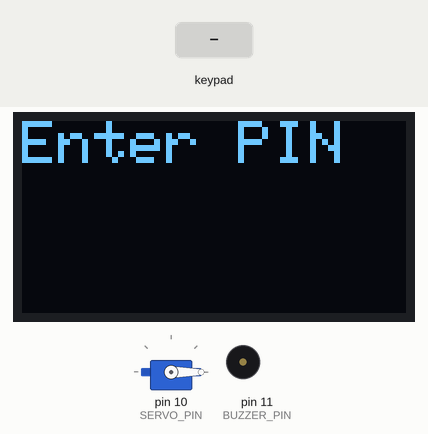
Bench run of a sketch on a simulated Arduino Uno, built with avr-gcc and run on an emulated ATmega328P. On the bench: servo, 128×64 one-colour display, buzzer (waves = sounding, pin HIGH). Inputs (shaded band) come from the test bench.

Above: at 1.2 s.
1.3 s: keypad keys 1 2 3 4 pressed 0.4 s apart
At 4.6 s:
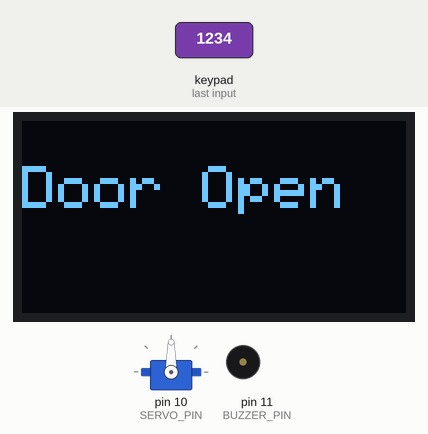
7.4 s: key '1' pressed
10.4 s: keypad keys 1 2 3 4 # pressed 0.4 s apart
At 14.6 s:
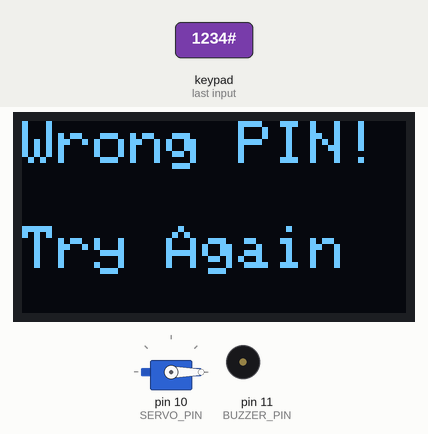
14.8 s: key '2' pressed
At 16.5 s:
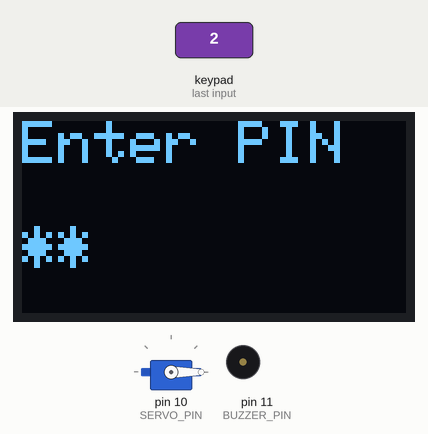
Timing chart, 0 to 18.0 s (numbered marks = the images above; inputs shaded):
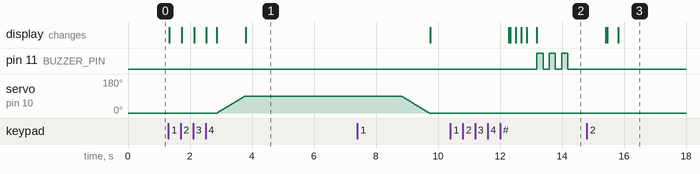

Measured:
- after the input at 1.3 s, servo on pin 10 (SERVO_PIN): moves from 0° to 90° over 0.89 s, starting after 1.6 s; the display: first changes at once (image 1 shows a later state)
- after the input at 10.4 s, pin 11 (BUZZER_PIN): alternates HIGH for 0.20 s and LOW for 0.20 s, 6 changes in all, then stays LOW, starting after 2.8 s; the display: first differs from a run without the input after 2.1 s (image 2 shows a later state)
- after the input at 14.8 s, the display: first differs from a run without the input after 1.0 s (image 3)

The sketch:

Keypad_Servo_Door_Lock.ino
```cpp
#include <Wire.h>
#include <Adafruit_GFX.h>
#include <Adafruit_SSD1306.h>
#include <Keypad.h>
#include <Servo.h>

#define SCREEN_WIDTH 128
#define SCREEN_HEIGHT 64

Adafruit_SSD1306 display(SCREEN_WIDTH, SCREEN_HEIGHT, &Wire, -1);
Servo doorServo;

// Pins
#define SERVO_PIN 10
#define BUZZER_PIN 11

//------------- Keypad -----------------

const byte ROWS = 4;
const byte COLS = 4;

char keys[ROWS][COLS] =
{
  {'1','2','3','A'},
  {'4','5','6','B'},
  {'7','8','9','C'},
  {'*','0','#','D'}
};

byte rowPins[ROWS] = {9,8,7,6};
byte colPins[COLS] = {5,4,3,2};

Keypad keypad = Keypad(makeKeymap(keys), rowPins, colPins, ROWS, COLS);

// Change password here
String correctPIN = "1234";

String enteredPIN = "";

void setup()
{
  pinMode(BUZZER_PIN, OUTPUT);
  digitalWrite(BUZZER_PIN, LOW);

  doorServo.attach(SERVO_PIN);
  doorServo.write(0);      // Locked position

  display.begin(SSD1306_SWITCHCAPVCC, 0x3C);
  display.clearDisplay();

  showEnterPIN();
}

void loop()
{
  char key = keypad.getKey();

  if(key && isDigit(key))
  {
    enteredPIN += key;

    display.clearDisplay();
    display.setTextSize(2);
    display.setTextColor(WHITE);

    display.setCursor(0,0);
    display.println("Enter PIN");

    display.setCursor(0,35);

    for(int i=0;i<enteredPIN.length();i++)
      display.print("*");

    display.display();

    if(enteredPIN.length()==4)
    {
      delay(300);

      if(enteredPIN==correctPIN)
        accessGranted();
      else
        accessDenied();

      enteredPIN="";
      delay(1000);
      showEnterPIN();
    }
  }
}

void showEnterPIN()
{
  display.clearDisplay();

  display.setTextSize(2);
  display.setCursor(0,0);
  display.println("Enter PIN");

  display.display();
}

void accessGranted()
{
  display.clearDisplay();
  display.setTextSize(2);

  display.setCursor(0,0);
  display.println("Access");
  display.println("Granted");
  display.display();

  // Open Door
  for(int angle=0; angle<=90; angle++)
  {
    doorServo.write(angle);
    delay(10);
  }

  display.clearDisplay();
  display.setCursor(0,15);
  display.println("Door Open");
  display.display();

  delay(5000);

  // Close Door
  for(int angle=90; angle>=0; angle--)
  {
    doorServo.write(angle);
    delay(10);
  }

  display.clearDisplay();
  display.setCursor(0,15);
  display.println("Door Locked");
  display.display();

  delay(1500);
}

void accessDenied()
{
  display.clearDisplay();

  display.setTextSize(2);
  display.setCursor(0,0);
  display.println("Wrong PIN!");
  display.setCursor(0,35);
  display.println("Try Again");
  display.display();

  for(int i=0;i<3;i++)
  {
    digitalWrite(BUZZER_PIN,HIGH);
    delay(200);
    digitalWrite(BUZZER_PIN,LOW);
    delay(200);
  }
}
```
